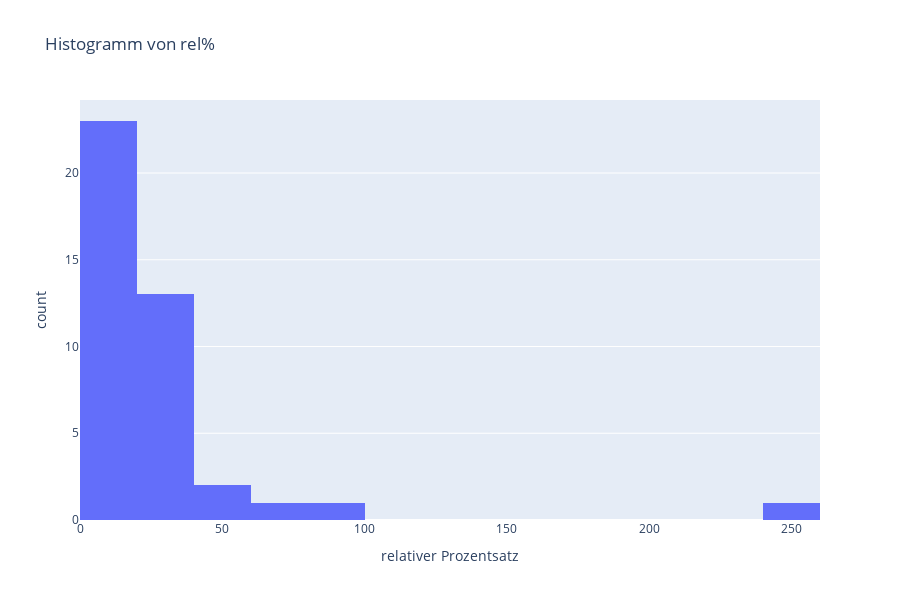

The notebook cell this image was saved under:
### Code cell
fig = px.histogram(pred_df, x='rel%', nbins=20, height=600,
                   title='Histogramm von rel%',
                   labels={'rel%': 'relativer Prozentsatz'})
fig.show()

### Figure 1 — Plotly figure (JSON) as saved in the notebook; plotly's stock layout.template omitted (floating-point values rounded to 4 significant figures)
{"data": [{"bingroup": "x", "hovertemplate": "relativer Prozentsatz=%{x}<br>count=%{y}<extra></extra>", "legendgroup": "", "marker": {"color": "#636efa", "pattern": {"shape": ""}}, "name": "", "nbinsx": 20, "orientation": "v", "showlegend": false, "type": "histogram", "x": [17.83, 8.32, 11.05, 2.324, 26.64, 6.67, 8.476, 2.303, 16.44, 257.0, 38.14, 17.44, 5.005, 13.42, 22.57, 11.3, 64.72, 10.26, 26.65, 9.282, 21.56, 40.56, 16.51, 82.01, 20.22, 32.12, 13.34, 1.714, 24.69, 9.085, 13.69, 22.78, 23.31, 9.388, 39.67, 11.52, 6.667, 58.71, 31.5, 21.61, 11.78], "xaxis": "x", "yaxis": "y"}], "layout": {"barmode": "relative", "height": 600, "legend": {"tracegroupgap": 0}, "title": {"text": "Histogramm von rel%"}, "xaxis": {"anchor": "y", "domain": [0, 1], "title": {"text": "relativer Prozentsatz"}}, "yaxis": {"anchor": "x", "domain": [0, 1], "title": {"text": "count"}}}}
